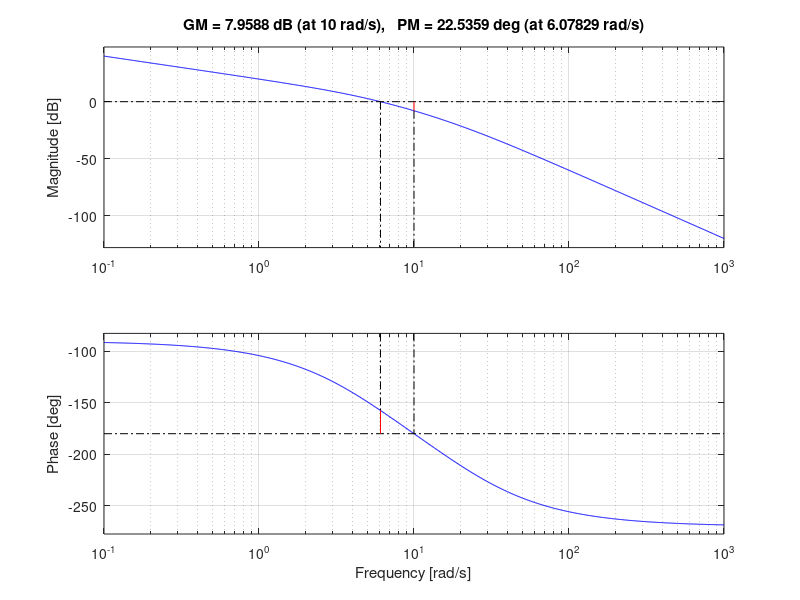

Reproduce this figure in MATLAB.
clear all
clc
close all

K=1000;
%syms s
s = tf('s');
G=(((K)/((s*(s+5)*(s+20)))))

Mp =0.10
Tp =0.5 
Kv=10
Csi=((-log(Mp)/sqrt(pi^2+ (log(Mp)^2))))

WBw=(((pi)/(Tp*sqrt(1-Csi^2))*(sqrt((1-2*Csi^2)+sqrt(4*Csi^4-4*Csi^2+2)))))
PmGrafico=22.5
PmRequerido= atand(((2*Csi)/(sqrt(-2*Csi^2+sqrt(1+4*Csi^4)))))
Add=20+PmRequerido

FiMax= Add-PmGrafico
Beta= ((1-sind(FiMax))/(1+sind(FiMax)))
FiMax=asind((1-Beta)/(1+Beta))
Mmax=(1/sqrt(Beta))
Fre1=1/Mmax 
Fre2= 20*log(Fre1) %-10.31

Wmax=11.4
T=1/(Wmax*sqrt(Beta))
Zc=1/T
Pc=1/(Beta*T)
Kc=Pc/Zc
%Gc= Kc*((s+Zc)/(s+Pc))

%figure,nyquist(G1)

%sys=tf(G)
figure,bode(G)
margin(G);
%grid